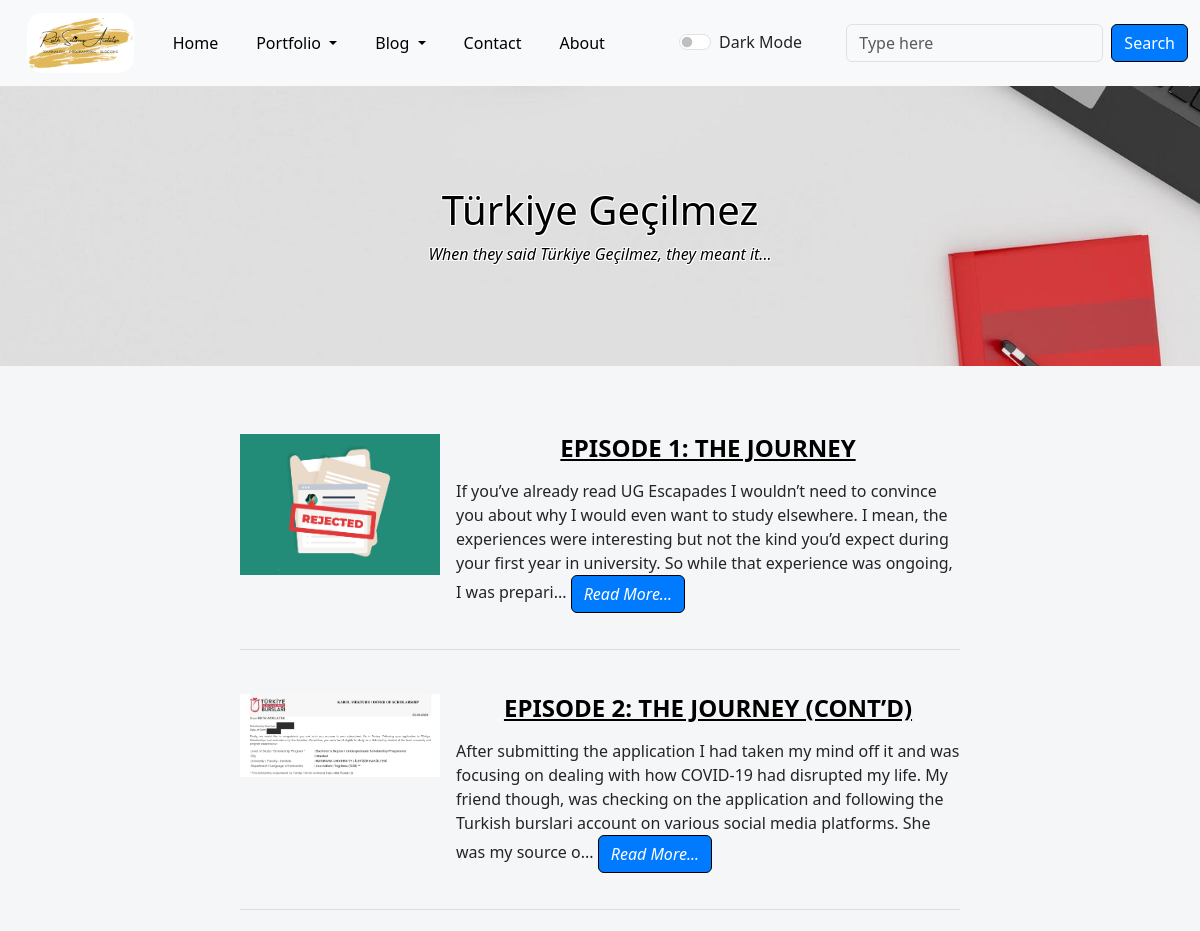
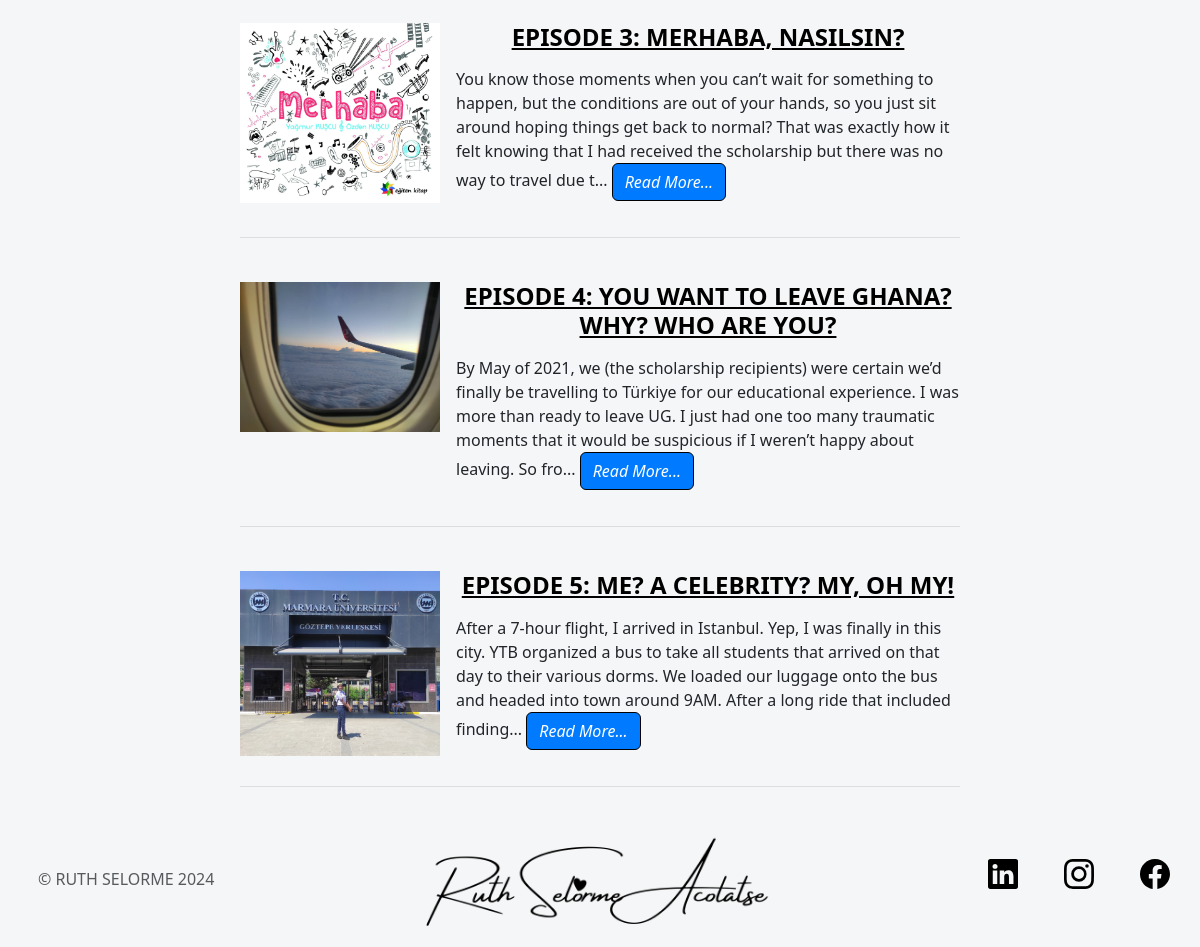
/Türkiye-Geçilmez, run on the app's committed database (2 pictures, top to bottom).
### app.py (models this page shows, shortened)
class Post(db.Model):
    id = db.Column(db.Integer, primary_key=True)
    title = db.Column(db.String(100), nullable=False)
    content = db.Column(db.Text, nullable=False)
    image_url = db.Column(db.String(200), nullable=True)
    category = db.Column(db.String(50), nullable=False)

### app.py (the view)
@app.route("/Türkiye-Geçilmez")
def turkiyegecilmez():
    posts = Post.query.filter_by(category='Türkiye Geçilmez').all()
    return render_template("turkiyegecilmez.html", posts=posts, copyright_year=year)

### templates/turkiyegecilmez.html (shortened to what this page needs)
{% extends "base.html" %}
{% block content %}
<header class="masthead" style="background-image: url('{{ url_for('static', filename='img/header.jpg') }}')">
    <div class="container position-relative px-4 px-lg-5">
        <div class="row gx-4 gx-lg-5 justify-content-center">
            <div class="col-md-10 col-lg-8 col-xl-7">
                <div class="site-heading">
                    <h1 class="heading">Türkiye Geçilmez</h1>
                    <span class="subheading"><i>When they said Türkiye Geçilmez, they meant it...</i></span>
                </div>
            </div>
        </div>
    </div>
</header>
<div class="container mt-5">
    <div class="row">
        <div class="col-lg-8 col-md-10 mx-auto">
            {% for post in posts %}
            <div class="post-preview d-flex flex-column flex-md-row mb-4">
                <div class="mb-3 mb-md-0 me-md-3">
                    <img class="img-fluid" src="{{ post.image_url }}" alt="{{ post.title }}" style="max-width: 200px; height: auto;">
                </div>
                <div>
                    <a class="post-title-link" href="{{ url_for('show_post', index=post.id) }}">
                        <h2 class="post-title">
                            {{ post.title }}
                        </h2>
                    </a>
                    <p>
                        {{ post.content|truncate(300, True, '...')|safe }}
                        <a class="btn btn-outline-success"  href="{{ url_for('show_post', index=post.id) }}"><em>Read More...</em></a>
                    </p>
                </div>
            </div>
            {% endfor %}
        </div>
    </div>
</div>
{% endblock %}

### static/css/styles.css (style rules this page uses)
body { background-color: #f5f6f7; margin: 0; padding: 0; height: auto; }
.d-flex { display: flex; }
.row { margin-left: 0 !important; margin-right: 0 !important; display: flex; justify-content: center; text-align: center; }
.post-preview { border-bottom: 1px solid #ddd; padding: 20px 0; margin-bottom: 20px; }
.post-title { font-size: 1.5rem; font-weight: bold; color: black; }
.post-title-link { color: black !important; }
.masthead { background-size: cover; background-position: center; color: #fff; padding: 100px 0; text-align: center; margin-bottom: 10px; }
.paragraph { text-align: left; }
.site-heading { color: black; text-shadow: -1px -1px 0 white, 1px -1px 0 white, -1px 1px 0 white, 1px 1px 0 white; }
.btn-outline-success { --bs-btn-color: white; --bs-btn-border-color: black; --bs-btn-bg: #007bff; --bs-btn-hover-color: #fff; --bs-btn-hover-bg: #198754; --bs-btn-hover-border-color: black; --bs-btn-focus-shadow-rgb: 25, 135, 84; --bs-btn-active-color: #198754; --bs-btn-active-bg: #007bff; --bs-btn-active-border-color: black; --bs-btn-active-shadow: inset 0 3px 5px rgba(0, 0, 0, 0.125); --bs-btn-disabled-color: black; --bs-btn-disabled-bg: transparent; --bs-btn-disabled-border-color: black; --bs-gradient: none; }

### data on the page
Post: image_url (picture), title "EPISODE 1: THE JOURNEY", content "If you’ve already read UG Escapades I wouldn’t need to convince you about why I would even want to study elsewhere. I mean, the experiences were interesting but not the kind you’d expect during your first year in university. So while that experience was ongoing, I was prepari..."
Post: image_url (picture), title "EPISODE 2: THE JOURNEY (CONT’D)", content "After submitting the application I had taken my mind off it and was focusing on dealing with how COVID-19 had disrupted my life. My friend though, was checking on the application and following the Turkish burslari account on various social media platforms. She was my source o..."
Post: image_url (picture), title "EPISODE 3: MERHABA, NASILSIN?", content "You know those moments when you can’t wait for something to happen, but the conditions are out of your hands, so you just sit around hoping things get back to normal? That was exactly how it felt knowing that I had received the scholarship but there was no way to travel due t..."
Post: image_url (picture), title "EPISODE 4: YOU WANT TO LEAVE GHANA? WHY? WHO ARE YOU?", content "By May of 2021, we (the scholarship recipients) were certain we’d finally be travelling to Türkiye for our educational experience. I was more than ready to leave UG. I just had one too many traumatic moments that it would be suspicious if I weren’t happy about leaving. So fro..."
Post: image_url (picture), title "EPISODE 5: ME? A CELEBRITY? MY, OH MY!", content "After a 7-hour flight, I arrived in Istanbul. Yep, I was finally in this city. YTB organized a bus to take all students that arrived on that day to their various dorms. We loaded our luggage onto the bus and headed into town around 9AM. After a long ride that included finding..."

### other printed values
{{ copyright_year }} "2024"
